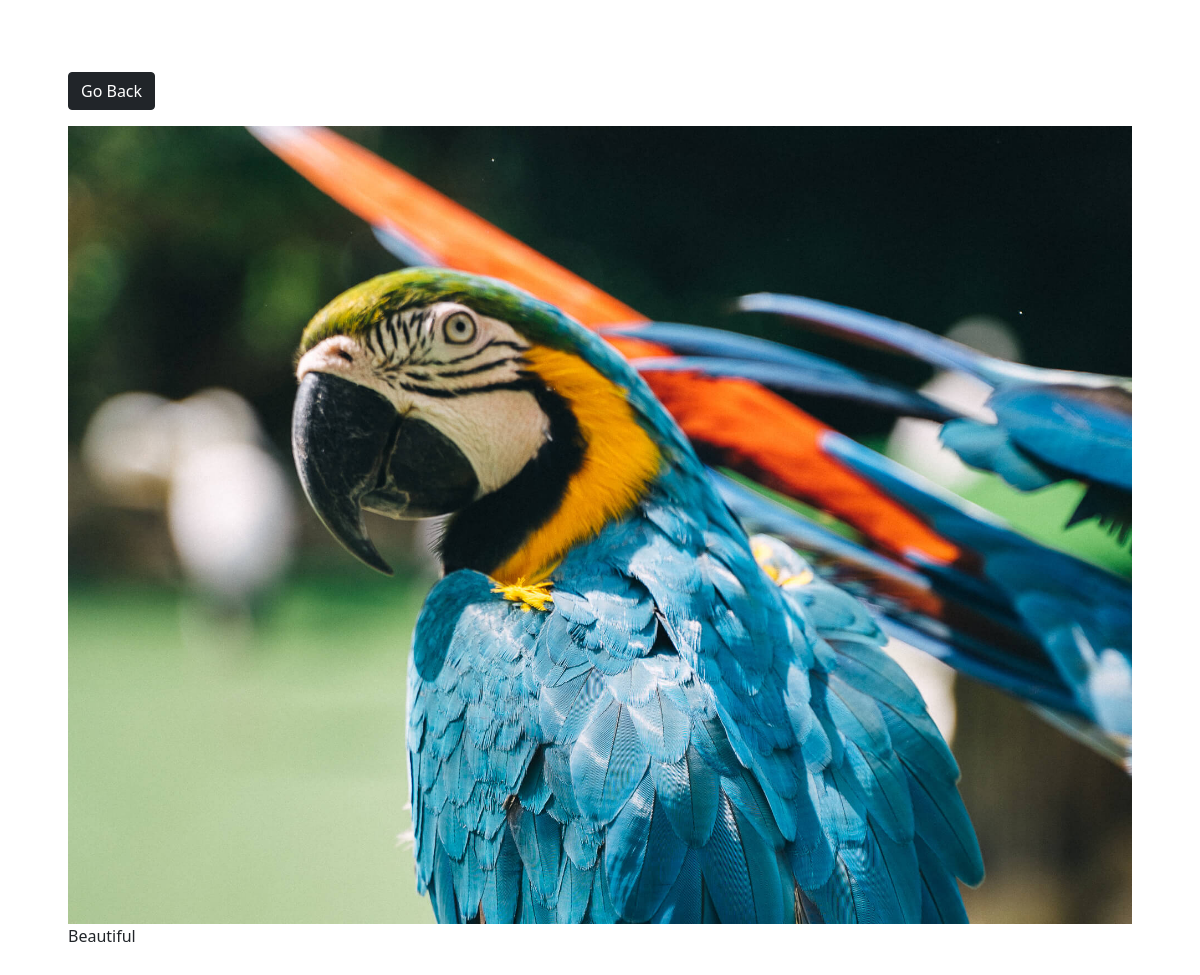
The page /photo/3/ on the database its author committed.
### photos/models.py (models this page shows, shortened)
class Photo(models.Model):
    category = models.ForeignKey(Category,on_delete=models.SET_NULL,null=True,blank=True)
    image = models.ImageField(blank=False, null=False)
    title = models.CharField(max_length=50,null=True)
    descriptions = models.TextField()

### photos/views.py (the view)
# urls.py: path('photo/<str:pk>/',views.viewPhoto,name='photo'),
def viewPhoto(request,pk):
    photo = Photo.objects.get(id=pk)
    return render(request,'photos/photo.html',{'photo':photo})

### templates/photos/photo.html
{% extends 'photos/base.html' %}
{%block content%}
<body class="m-5">
    <div class="container">
        <div class="row justify-content-center">
            <div class="col">
                <a href="{% url 'gallery' %}" class="btn btn-dark my-3">Go Back</a>
                <div style="90vh">
                    <img style="max-width:100%; max-height:100%;" src="{{photo.image.url}}">
                    <p>{{photo.descriptions}}</p>
                </div>
            </div>
        </div>
    </div>
{%endblock%}

### rows shown on the page
Photo: image (picture), descriptions "Beautiful"
